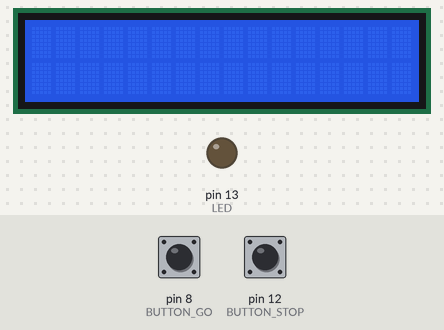
Simulated run of this sketch. Board: Arduino Uno, built with avr-gcc and run on an emulated ATmega328P. Shown: 16×2 character LCD, output pins drawn as LEDs (lit = HIGH). Inputs (shaded band) come from the test bench; at power-on: pin 8 (BUTTON_GO) LOW, pin 12 (BUTTON_STOP) LOW. Random numbers use the default seed unless the sketch sets one.

Above: at 1.2 s.
1.3 s: pin 8 (BUTTON_GO) pulled HIGH for 1.35 s
At 3.6 s:
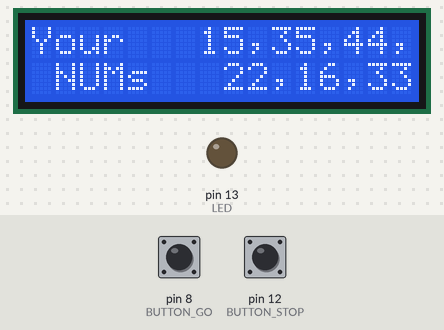
4.1 s: pin 12 (BUTTON_STOP) pulled HIGH for 1.35 s
At 5.9 s:
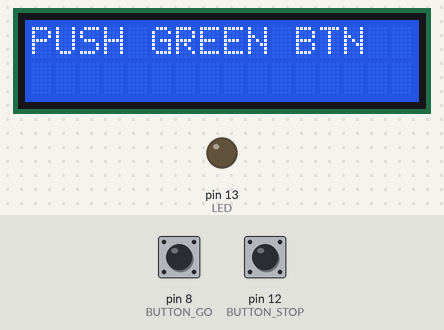
6.9 s: pin 8 (BUTTON_GO) pulled HIGH for 1.35 s
At 8.3 s:
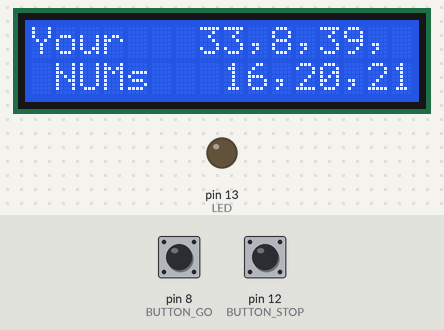
9.7 s: pin 12 (BUTTON_STOP) pulled HIGH for 3.2 s
At 10.6 s:
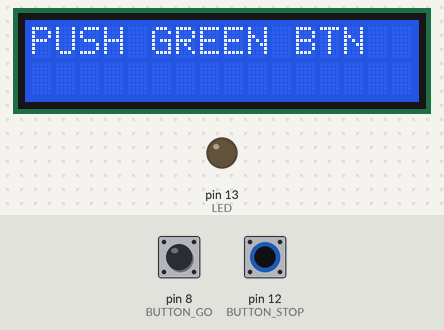
Timing chart, 0 to 12.7 s (numbered marks = the images above; inputs shaded):
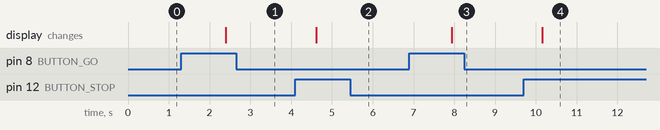

Measured:
- after the input at 1.3 s, the display: changes after 1.1 s (image 1)
- after the input at 4.1 s, the display: changes after 0.51 s (image 2)
- after the input at 6.9 s, the display: changes after 1.0 s (image 3)
- after the input at 9.7 s, the display: changes after 0.46 s (image 4)

The sketch:

sketch_lcd_test.ino
```cpp
#include <LiquidCrystal_I2C.h>
LiquidCrystal_I2C lcd(0x3f, 16, 2);
// variables
int LED = 13;
int BUTTON_GO = 8;
int BUTTON_STOP = 12;
boolean btn_go= false;
boolean btn_stop= false;
boolean prevent_btn_loop = false;
boolean prevent_do_loop = false;

int res[6] = {0, 0, 0, 0, 0, 0};
int i;
int temp = 0;

// ready to go
void setup() {
  // put your setup code here, to run once:
  lcd.begin();
  Serial.begin(9600);// baudrate=9600
  pinMode(BUTTON_STOP, INPUT);
  pinMode(BUTTON_GO, INPUT);
  pinMode(LED, OUTPUT);
  randomSeed(analogRead(0));
}

void loop() {
  // put your main code here, to run repeatedly:
  if(!btn_go && !prevent_btn_loop){
    if(digitalRead(BUTTON_GO)==1){
      btn_go= true;
      prevent_btn_loop = true;
      prevent_do_loop = true;
    }
  }
  if(!btn_stop && !prevent_btn_loop)
  {
    if(digitalRead(BUTTON_STOP)==1){
      btn_stop= true;
      prevent_btn_loop = true;
      prevent_do_loop = true;
    }
  }
  delay(100);// read button in 0.1s cycle

  if(btn_go && prevent_do_loop){
    btn_go = false;
    lcd.clear();

    // get 6 nums
    for (i = 0; i < 6; i++)
    {
        temp = random(1,46);
        res[i] = temp;
        for (int j = 0; j < i; j++)
        {
            if (res[j] == temp) // check duplication
            {
                i--;
                break;
            }
        }
    }
    // print 6 nums
    lcd.setCursor(0,0);// cols, rows
    lcd.print("Your");
    lcd.setCursor(7,0);
    lcd.print(res[0]);
    lcd.print(",");
    lcd.print(res[1]);
    lcd.print(",");
    lcd.print(res[2]);
    lcd.print(",");
    lcd.setCursor(1,1);
    lcd.print("NUMs");
    lcd.setCursor(8,1);
    lcd.print(res[3]);
    lcd.print(",");
    lcd.print(res[4]);
    lcd.print(",");
    lcd.print(res[5]);
    prevent_do_loop = false;
    prevent_btn_loop = false;
    Serial.flush();
  }
  else if(btn_stop && prevent_do_loop){
    btn_stop = false;
    lcd.clear();
    lcd.setCursor(0,0);
    lcd.print("PUSH GREEN BTN");
    lcd.setCursor(0,1);

    prevent_do_loop = false;
    prevent_btn_loop = false;
    Serial.flush();
  }
//  else {
//    lcd.clear();
//    lcd.setCursor(0,0);
//    lcd.print("READY");
//    Serial.flush();
//  }
  delay(1000);// 1초마다 루프
}
```
